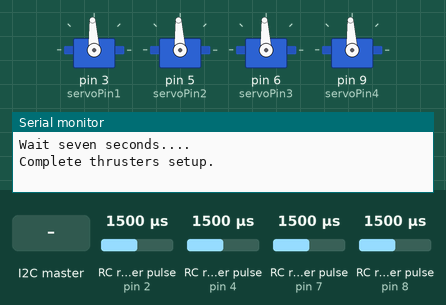
Bench run of a sketch on a simulated Arduino Uno, built with avr-gcc and run on an emulated ATmega328P. Shown: 4 × servo, the last lines printed to the serial monitor. Wiring (inferred from the names in the program): 4 × RC receiver channel: data pin 2 / data pin 4 / data pin 7 / data pin 8. The inputs (shaded band) are chosen by the test bench; at power-on: RC receiver pulse (sensors on pin 2, pin 4, pin 7, pin 8) 1500 µs.

Above: at 8.2 s.
8.3 s: RC receiver pulse (sensor on pin 2) set to 1020 µs
At 8.7 s:
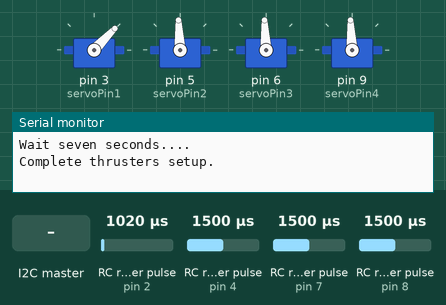
9.8 s: RC receiver pulse (sensor on pin 4) set to 1020 µs
At 11.0 s:
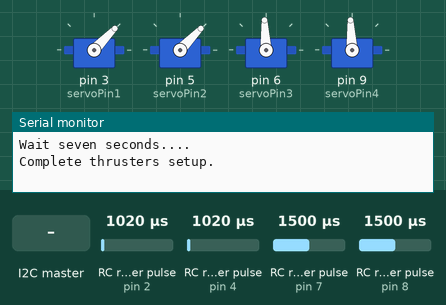
11.3 s: the I2C master sends the byte 2
At 12.5 s:
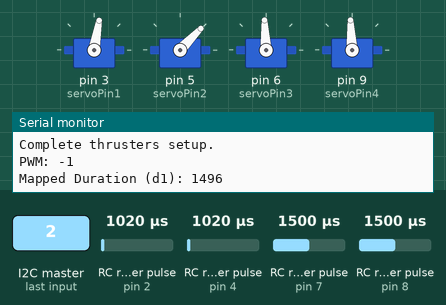
12.8 s: the I2C master sends the byte 0
At 13.3 s:
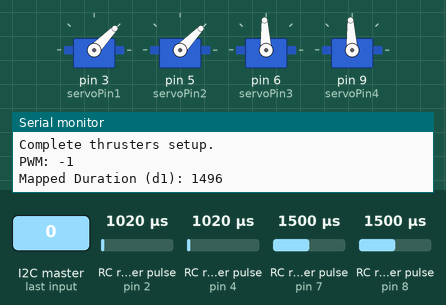
14.3 s: RC receiver pulse (sensor on pin 7) set to 1020 µs
At 15.5 s:
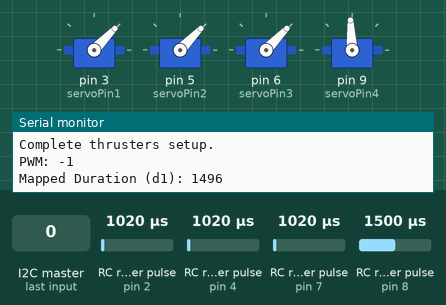
15.8 s: RC receiver pulse (sensor on pin 8) set to 1020 µs
At 16.8 s:
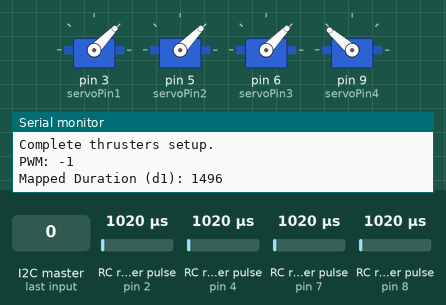
Timing chart, 0 to 18.3 s (numbered marks = the images above; inputs shaded):
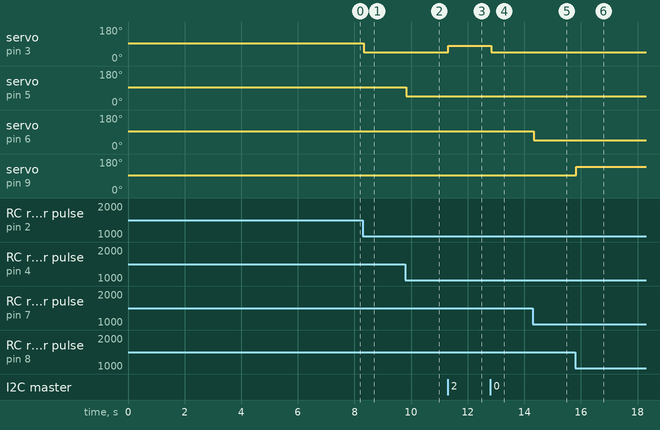

The sketch:

i2c_connection_thruster_control.ino
```cpp
#include <Wire.h>
#include <Servo.h>

// --- サーボピン定義 ---
byte servoPin1 = 3;
byte servoPin2 = 5;
byte servoPin3 = 6;
byte servoPin4 = 9;

// --- RC入力ピン定義 ---
int rc_pin1 = 2;
int rc_pin2 = 4;
int rc_pin3 = 7;
int rc_pin4 = 8;

// --- グローバル変数 ---
int rc_pin1_duration;
int rc_pin2_duration;
int rc_pin3_duration;
int rc_pin4_duration;
int mode = 0;  // 0: manual(RC), 1: fixed, 2: I2C control
int motor1_dir = 0;
int motor2_dir = 0;
int motor3_dir = 0;
int motor4_dir = 1;

Servo servo1, servo2, servo3, servo4;

// --- セット関数 ---
void set_thrusters(int d1, int d2, int d3, int d4) {
  servo1.writeMicroseconds(d1);
  servo2.writeMicroseconds(d2);
  servo3.writeMicroseconds(d3);
  servo4.writeMicroseconds(d4);
}

void setup() {
  int SLAVE_ADDRESS = 0x10;
  Serial.begin(9600);
  Wire.begin(SLAVE_ADDRESS);
  Wire.onReceive(ReceiveMessage);

  servo1.attach(servoPin1);
  servo2.attach(servoPin2);
  servo3.attach(servoPin3);
  servo4.attach(servoPin4);
  set_thrusters(1500, 1500, 1500, 1500);

  Serial.println("Wait seven seconds....");
  delay(7000);
  Serial.println("Complete thrusters setup.");
}

void loop() {
  if (mode == 0) {
    rc_pin1_duration = duration_noise_cut(pulseIn(rc_pin1, HIGH));
    rc_pin2_duration = duration_noise_cut(pulseIn(rc_pin2, HIGH));
    rc_pin3_duration = duration_noise_cut(pulseIn(rc_pin3, HIGH));
    rc_pin4_duration = duration_noise_cut(pulseIn(rc_pin4, HIGH));

    if (motor1_dir == 1) rc_pin1_duration = 3000 - rc_pin1_duration;
    if (motor2_dir == 1) rc_pin2_duration = 3000 - rc_pin2_duration;
    if (motor3_dir == 1) rc_pin3_duration = 3000 - rc_pin3_duration;
    if (motor4_dir == 1) rc_pin4_duration = 3000 - rc_pin4_duration;

    set_thrusters(rc_pin1_duration, rc_pin2_duration, rc_pin3_duration, rc_pin4_duration);
  }
}

int duration_noise_cut(int duration) {
  if (1450 < duration && duration < 1550) {
    duration = 1500;
  }
  return duration;
}

void ReceiveMessage(int n) {
  int action = 0;
  int pwm = 0;
  mode = Wire.read();
  action = Wire.read();
  pwm = Wire.read();

  if (mode == 2) {
    thruster_control(action, pwm);
  }
}

// --- アクションに応じたスラスタ制御 ---
void thruster_control(int action, int pwm) {
  int power = map(pwm, 0, 100, 1500, 1900);
  int neutral = 1500;

  int d1 = power;
  int d2 = power;
  int d3 = power;
  int d4 = power;

  if (motor1_dir == 1) d1 = 3000 - d1;
  if (motor2_dir == 1) d2 = 3000 - d2;
  if (motor3_dir == 1) d3 = 3000 - d3;
  if (motor4_dir == 1) d4 = 3000 - d4;

  switch (action) {
    case 0: set_thrusters(neutral, neutral, neutral, neutral); break;
    case 1: set_thrusters(3000 - d1, 3000 - d2, d3, d4); break;
    case 2: set_thrusters(d1, d2, 3000 - d3, 3000 - d4); break;
    case 3: set_thrusters(3000 - d1, d2, 3000 - d3, d4); break;
    case 4: set_thrusters(d1, 3000 - d2, d3, 3000 - d4); break;
    case 5: set_thrusters(d1, 3000 - d2, 3000 - d3, d4); break;
    case 6: set_thrusters(3000 - d1, d2, d3, 3000 - d4); break;
    case 7: set_thrusters(neutral, 3000 - d2, d3, neutral); break;
    case 8: set_thrusters(3000 - d1, neutral, neutral, d4); break;
    case 9: set_thrusters(neutral, d2, 3000 - d3, neutral); break;
    case 10: set_thrusters(d1, neutral, neutral, 3000 - d4); break;
    case 11: set_thrusters(neutral, neutral, d3, d4); break;
    case 12: set_thrusters(d1, d2, neutral, neutral); break;
    case 13: set_thrusters(neutral, d2, neutral, d4); break;
    case 14: set_thrusters(d1, neutral, d3, neutral); break;
    case 15: set_thrusters(3000 - d1, 3000 - d2, neutral, neutral); break;
    case 16: set_thrusters(neutral, neutral, 3000 - d3, 3000 - d4); break;
    case 17: set_thrusters(3000 - d1, neutral, 3000 - d3, neutral); break;
    case 18: set_thrusters(neutral, 3000 - d2, neutral, 3000 - d4); break;
    default: set_thrusters(neutral, neutral, neutral, neutral); break;
  }

  Serial.print("PWM: ");
  Serial.println(pwm);
  Serial.print("Mapped Duration (d1): ");
  Serial.println(d1);
}
```

Measured:
- after the input at 8.3 s, servo on pin 3 (servoPin1): 93° → 46° at once
- after the input at 9.8 s, servo on pin 5 (servoPin2): 93° → 46° at once
- after the input at 11.3 s, servo on pin 3 (servoPin1): 46° → 80° at once
- after the input at 12.8 s, servo on pin 3 (servoPin1): 80° → 46° at once
- after the input at 14.3 s, servo on pin 6 (servoPin3): 93° → 46° at once
- after the input at 15.8 s, servo on pin 9 (servoPin4): 93° → 139° at once
